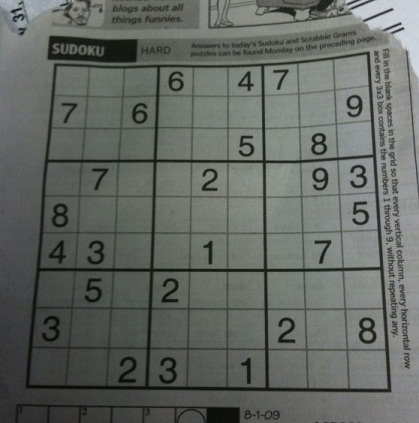
#> input picture datas/images/test1/sudoku.jpg, 419 x 423 px, found by its file name
$ python AdaptiveThreshholding.py
#> lines starting #> are read from the running program, lines starting #| are printed output that depends on the picture; after the words box and inside, x2 and y2 are one past the last pixel; in counts of white or black regions, pixels touching at a corner belong together
from cv2 import cv2 as cv
import numpy as np
import os
#import datas.PytesseractwithKorean
import matplotlib.pyplot as plt
import pytesseract
# from pytesseract #import Output

try:
    img = cv.imread('datas/images/test1/sudoku.jpg',cv.IMREAD_GRAYSCALE)
#> img: shape (423, 419); min 5, max 218, mean 101.9
    ret,th1 = cv.threshold(img,127,255,cv.THRESH_BINARY) # 127<pixel=0
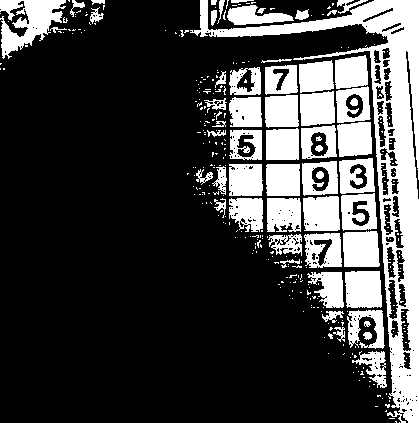
#> th1: shape (423, 419); 25.6% white; 333 white regions (274 under 20 px), largest, box (x1, y1, x2, y2) and area: (190, 0, 419, 423) 14935, (0, 0, 66, 59) 2037, (345, 271, 382, 308) 1282
    th2 = cv.adaptiveThreshold(img,255,cv.ADAPTIVE_THRESH_MEAN_C,\
    cv.THRESH_BINARY,11,4)
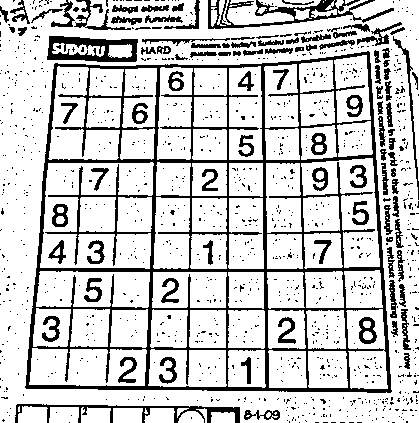
#> th2: shape (423, 419); 79.7% white; 1126 black regions (1022 under 20 px), largest, box (x1, y1, x2, y2) and area: (25, 51, 392, 393) 17506, (208, 0, 394, 29) 1551, (47, 36, 138, 62) 1307

    th3 = cv.adaptiveThreshold(img,255,cv.ADAPTIVE_THRESH_GAUSSIAN_C,\
    cv.THRESH_BINARY,11,4)
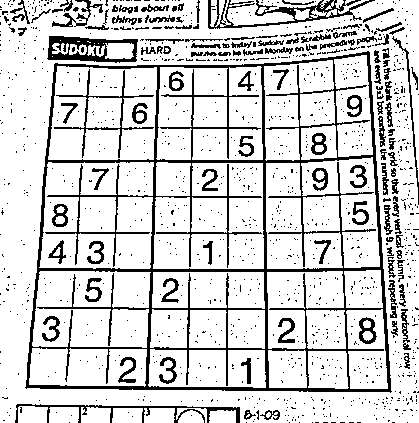
#> th3: shape (423, 419); 82.5% white; black in thin lines or dots


    titles = ['Original Image','BINARY','Adaptive Mean','Adaptive Gaussian']
    images = [img, th1, th2, th3]

    for i in range(4):
        plt.subplot(1,4,i+1);
        plt.imshow(images[i],'gray',vmin=0,vmax=255)
        plt.title(titles[i])
        plt.xticks([]),plt.yticks([])

    plt.show()
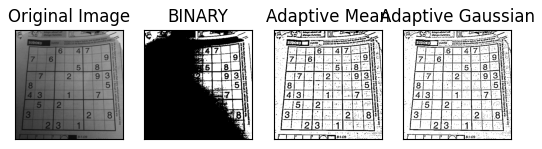
#> figure drawn by matplotlib, 4 panels
    cv.waitKey(0)

except:
    pass
